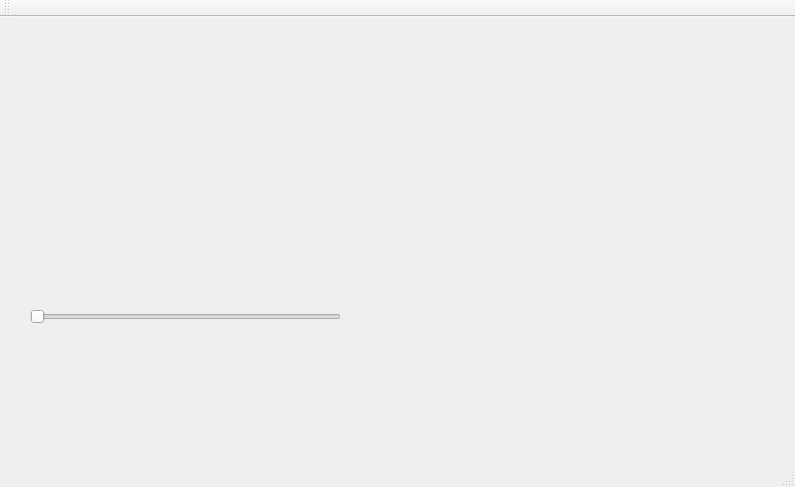
<?xml version="1.0" encoding="UTF-8"?>
<ui version="4.0">
 <class>MainWindow</class>
 <widget class="QMainWindow" name="MainWindow">
  <property name="geometry">
   <rect>
    <x>0</x>
    <y>0</y>
    <width>795</width>
    <height>487</height>
   </rect>
  </property>
  <property name="windowTitle">
   <string>MainWindow</string>
  </property>
  <widget class="QWidget" name="centralWidget">
   <widget class="QSlider" name="horizontalSlider">
    <property name="geometry">
     <rect>
      <x>30</x>
      <y>290</y>
      <width>311</width>
      <height>19</height>
     </rect>
    </property>
    <property name="maximum">
     <number>360</number>
    </property>
    <property name="orientation">
     <enum>Qt::Horizontal</enum>
    </property>
   </widget>
   <widget class="QWidget" name="verticalLayoutWidget">
    <property name="geometry">
     <rect>
      <x>20</x>
      <y>10</y>
      <width>331</width>
      <height>251</height>
     </rect>
    </property>
    <layout class="QVBoxLayout" name="verticalLayout"/>
   </widget>
   <widget class="QWidget" name="horizontalLayoutWidget">
    <property name="geometry">
     <rect>
      <x>370</x>
      <y>20</y>
      <width>401</width>
      <height>331</height>
     </rect>
    </property>
    <layout class="QHBoxLayout" name="horizontalLayout"/>
   </widget>
  </widget>
  <widget class="QMenuBar" name="menuBar">
   <property name="geometry">
    <rect>
     <x>0</x>
     <y>0</y>
     <width>795</width>
     <height>21</height>
    </rect>
   </property>
  </widget>
  <widget class="QToolBar" name="mainToolBar">
   <attribute name="toolBarArea">
    <enum>TopToolBarArea</enum>
   </attribute>
   <attribute name="toolBarBreak">
    <bool>false</bool>
   </attribute>
  </widget>
  <widget class="QStatusBar" name="statusBar"/>
 </widget>
 <layoutdefault spacing="6" margin="11"/>
 <resources/>
 <connections/>
</ui>
